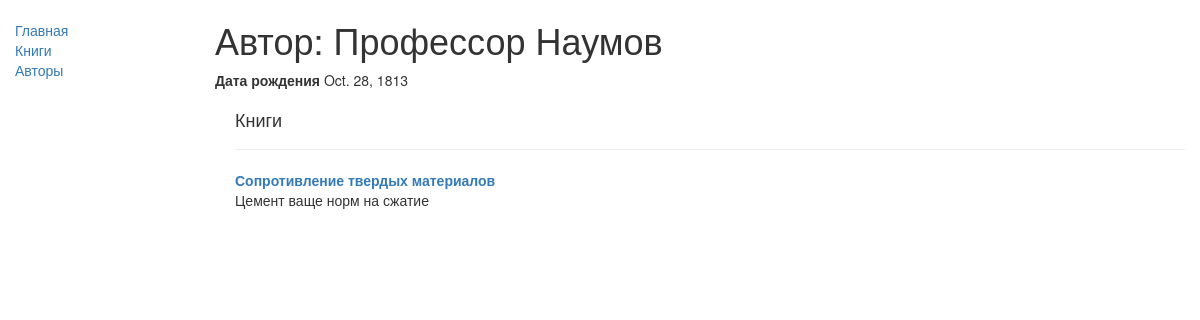
Screenshot of /catalog/author/4 with the database file from the repository.
### catalog/models.py (models this page shows, shortened)
class Author(models.Model):
    first_name = models.CharField(max_length=100)
    last_name = models.CharField(max_length=100)
    date_of_birth = models.DateField(null=True, blank=True)
    date_of_death = models.DateField('Died', null=True, blank=True)

class Book(models.Model):
    title = models.CharField(max_length=200)
    author = models.ForeignKey('Author', on_delete=models.SET_NULL, null=True)
    summary = models.TextField(
        max_length=1000, help_text="Enter a brief description of the book")
    isbn = models.CharField(
        'ISBN', max_length=13, help_text='13 Character <a href="https://www.isbn-international.org/content/what-isbn">ISBN number</a>')
    genre = models.ManyToManyField(
        Genre, help_text="Select a genre for this book")
    language = models.ForeignKey(
        'Language', on_delete=models.SET_NULL, null=True)
    def get_absolute_url(self):
        return reverse('book-detail', args=[str(self.id)])
    def display_genre(self):
        """
        Creates a string for the Genre. This is required to display genre in Admin.
        """
        return ', '.join([ genre.name for genre in self.genre.all()[:3] ])
    display_genre.short_description = 'Genre'

### catalog/views.py (the view)
# urls.py: url(r'^author/(?P<pk>\d+)$', views.AuthorDetailView.as_view(), name='author-detail'),
class AuthorDetailView(generic.DetailView):
    model = Author

### catalog/templates/catalog/author_detail.html (shortened to what this page needs)
{% extends "base_generic.html" %}
{% block content %}
<h1>Автор: {{ author.first_name }} {{ author.last_name }}</h1>
{% if author.date_of_birth %}
<p><strong>Дата рождения</strong> {{ author.date_of_birth }}</p>
{% endif %}
<div style="margin-left:20px;margin-top:20px">
    <h4>Книги</h4>
    {% for book in author.book_set.all %}
        <hr>
        <a href="{{ book.get_absolute_url }}"><b>{{ book.title }}</b></a>
        <p>{{book.summary}}</p>
    {% endfor %}
</div>
{% endblock %}

### rows the page displays
Author: first_name "Профессор", last_name "Наумов", date_of_birth "Oct. 28, 1813"
Book: title "Сопротивление твердых материалов", summary "Цемент ваще норм на сжатие"
